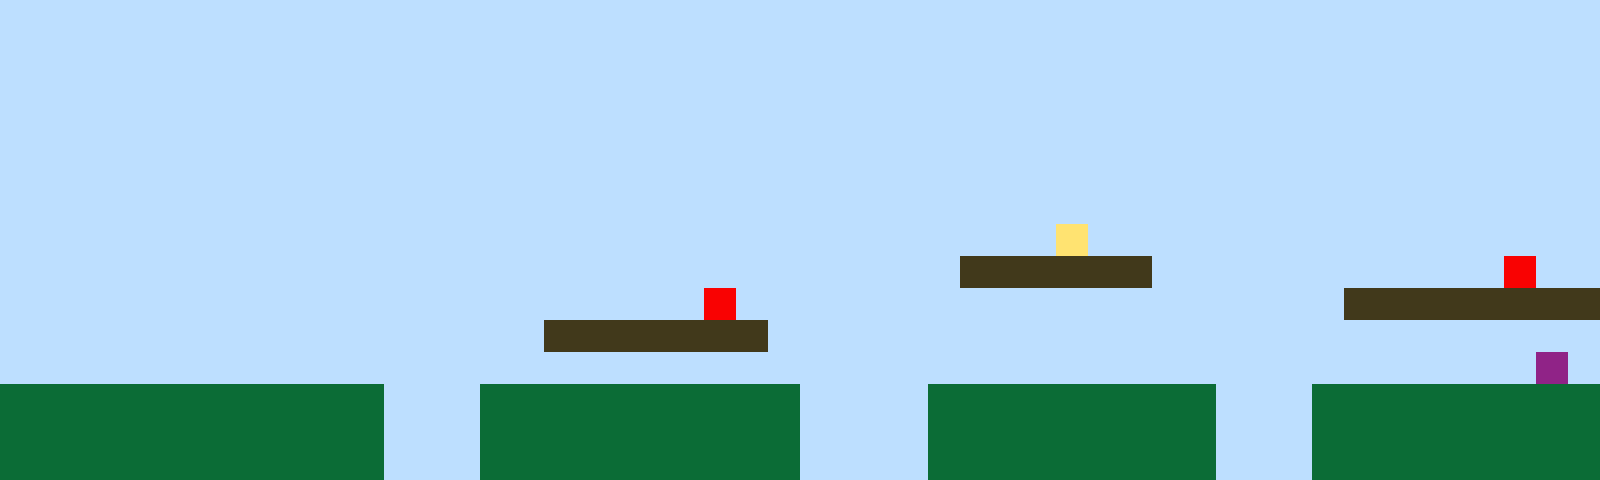

This game map was drawn from its Tiled (.tmx) file and the tilesets committed beside it. A one-line description and the full map source follow:
An orthogonal 50x15 tile map with 32x32 px tiles, 1 tile layer (Tile Layer 1).

<map version="1.10" tiledversion="1.11.2" orientation="orthogonal" renderorder="right-up" width="50" height="15" tilewidth="32" tileheight="32" infinite="0" nextlayerid="2" nextobjectid="1"><editorsettings><export target="map1.csv" format="csv" /></editorsettings><tileset firstgid="1" name="sprites" tilewidth="32" tileheight="32" tilecount="6" columns="3"><image source="sprites.png" width="96" height="64" /></tileset><layer id="1" name="Tile Layer 1" width="50" height="15"><data encoding="csv">1,1,1,1,1,1,1,1,1,1,1,1,1,1,1,1,1,1,1,1,1,1,1,1,1,1,1,1,1,1,1,1,1,1,1,1,1,1,1,1,1,1,1,1,1,1,1,1,1,1,1,1,1,1,1,1,1,1,1,1,1,1,1,1,1,1,1,1,1,1,1,1,1,1,1,1,1,1,1,1,1,1,1,1,1,1,1,1,1,1,1,1,1,1,1,1,1,1,1,1,1,1,1,1,1,1,1,1,1,1,1,1,1,1,1,1,1,1,1,1,1,1,1,1,1,1,1,1,1,1,1,1,1,1,1,1,1,1,1,1,1,1,1,1,1,1,1,1,1,1,1,1,1,1,1,1,1,1,1,1,1,1,1,1,1,1,1,1,1,1,1,1,1,1,1,1,1,1,1,1,1,1,1,1,1,1,1,1,1,1,1,1,1,1,1,1,1,1,1,1,1,1,1,1,1,1,1,1,1,1,1,1,1,1,1,1,1,1,1,1,1,1,1,1,1,1,1,1,1,1,1,1,1,1,1,1,1,1,1,1,1,1,1,1,1,1,1,1,1,1,1,1,1,1,1,1,1,1,1,1,1,1,1,1,1,1,1,1,1,1,1,1,1,1,1,1,1,1,1,1,1,1,1,1,1,1,1,1,1,1,1,1,1,1,1,1,1,1,1,1,1,1,1,1,1,1,1,1,1,1,1,1,1,1,1,1,1,1,1,1,1,1,1,1,1,1,1,1,1,1,1,1,1,1,1,1,1,1,1,1,1,1,1,1,1,1,1,1,1,1,1,1,1,1,1,1,1,1,1,1,1,1,1,1,1,1,1,1,1,1,1,1,1,1,1,1,1,1,1,1,1,1,1,4,1,1,1,1,1,1,1,1,1,1,1,1,1,1,1,1,1,1,1,1,1,1,1,1,1,1,1,1,1,1,1,1,1,1,1,1,1,1,1,1,1,1,1,1,1,1,3,3,3,3,3,3,1,1,1,1,1,1,1,1,1,1,1,5,1,1,1,1,1,1,1,1,1,1,1,1,1,1,1,1,1,1,1,1,1,1,1,1,5,1,1,1,1,1,1,1,1,1,1,1,1,1,1,1,1,1,1,1,3,3,3,3,3,3,3,3,1,1,1,1,1,1,1,1,1,1,1,1,1,1,1,1,1,3,3,3,3,3,3,3,1,1,1,1,1,1,1,1,1,1,1,1,1,1,1,1,1,1,1,1,1,1,1,1,1,1,1,1,1,1,1,1,1,1,1,1,1,1,1,1,1,1,1,1,1,1,1,1,1,1,1,1,1,1,1,1,1,1,1,1,1,1,1,1,1,1,1,1,1,1,1,1,1,1,6,1,2,2,2,2,2,2,2,2,2,2,2,2,1,1,1,2,2,2,2,2,2,2,2,2,2,1,1,1,1,2,2,2,2,2,2,2,2,2,1,1,1,2,2,2,2,2,2,2,2,2,2,2,2,2,2,2,2,2,2,2,2,2,1,1,1,2,2,2,2,2,2,2,2,2,2,1,1,1,1,2,2,2,2,2,2,2,2,2,1,1,1,2,2,2,2,2,2,2,2,2,2,2,2,2,2,2,2,2,2,2,2,2,1,1,1,2,2,2,2,2,2,2,2,2,2,1,1,1,1,2,2,2,2,2,2,2,2,2,1,1,1,2,2,2,2,2,2,2,2,2</data></layer></map>
